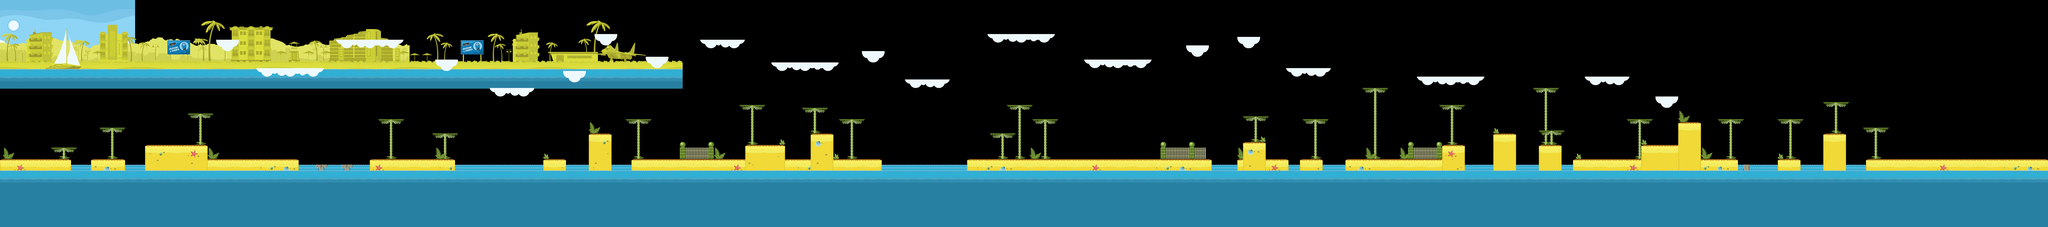

This is a level from a 2D game, rendered from its Tiled map with the project's own tilesets. A one-line summary and the map file follow, with tile-layer data summarised:
An orthogonal 720x80 tile map with 16x16 px tiles, 4 tile layers (BG-T-Earth, BG-T, FG-Earth, FG-Road), 3 image layers and 47 objects (18x damage, 8x sunstrike, 7x slug, 4x shield, 4x coin, ...).

<map version="1.0" orientation="orthogonal" width="720" height="80" tilewidth="16" tileheight="16">
 <properties>
  <property name="asset" value="02-platform.png" />
 </properties>
 <tileset firstgid="1" name="02-stones" tilewidth="16" tileheight="16">
  <image source="02-stones.png" width="760" height="557" />
 </tileset>
 <imagelayer name="bg-05" width="720" height="80">
  <image source="02-bg-04.png" />
  <properties>
   <property name="layer" value="10" />
  </properties>
 </imagelayer>
 <imagelayer name="bg-04" width="720" height="80">
  <image source="02-bg-03.png" />
  <properties>
   <property name="layer" value="9" />
  </properties>
 </imagelayer>
 <imagelayer name="bg-03" width="720" height="80">
  <image source="02-bg-02.png" />
  <properties>
   <property name="layer" value="8" />
  </properties>
 </imagelayer>
 <layer name="BG-T-Earth" width="720" height="80">
  <properties>
   <property name="collisions" value="0" />
   <property name="layer" value="6" />
  </properties>
  <data>[57600 cells, 6003 non-empty, 216 distinct tile ids]</data>
 </layer>
 <layer name="BG-T" width="720" height="80">
  <properties>
   <property name="collisions" value="0" />
   <property name="layer" value="4" />
  </properties>
  <data>[57600 cells, 1295 non-empty, 48 distinct tile ids]</data>
 </layer>
 <layer name="FG-Earth" width="720" height="80">
  <properties>
   <property name="layer" value="3" />
  </properties>
  <data>[57600 cells, 13076 non-empty, 350 distinct tile ids]</data>
 </layer>
 <layer name="FG-Road" width="720" height="80">
  <properties>
   <property name="layer" value="2" />
  </properties>
  <data>[57600 cells, 1182 non-empty, 51 distinct tile ids]</data>
 </layer>
 <objectgroup color="#aa007f" name="Spawns" width="720" height="80">
  <object name="player" type="player" x="48" y="768" width="128" height="128" />
  <object name="pet" type="pet" x="11232" y="768" width="128" height="128" />
 </objectgroup>
 <objectgroup color="#ffff00" name="Platforms" width="720" height="80">
  <properties>
   <property name="crow" value="1(0,1,2,3);2();3()" />
   <property name="frameHeight" value="80" />
   <property name="frameWidth" value="256" />
   <property name="leftAnimationStartFrame" value="0" />
   <property name="leftAnimationStopFrame" value="0" />
   <property name="rightAnimationStartFrame" value="0" />
   <property name="rightAnimationStopFrame" value="0" />
   <property name="spritemap" value="02-platform.png" />
  </properties>
  <object name="p1" type="platform" x="2560" y="880" width="496" height="272" />
 </objectgroup>
 <objectgroup color="#00aa00" name="Slugs" width="720" height="80">
  <properties>
   <property name="maxSpeed" value="3" />
  </properties>
  <object name="slug 0" type="slug" x="1184" y="800" width="432" height="96" />
  <object name="slug 0" type="slug" x="3600" y="800" width="208" height="96" />
  <object name="slug 0" type="slug" x="7584" y="800" width="320" height="96" />
  <object name="slug 0" type="slug" x="6240" y="800" width="256" height="96" />
  <object name="slug 0" type="slug" x="8864" y="800" width="320" height="96" />
  <object name="slug 0" type="slug" x="8000" y="336" width="320" height="96" />
  <object name="slug 0" type="slug" x="5584" y="96" width="160" height="96" />
 </objectgroup>
 <objectgroup color="#ffaa00" name="Sunstrikes" width="720" height="80">
  <object name="sunstrike 1" type="sunstrike" x="528" y="800" width="160" height="96" />
  <object name="sunstrike 1" type="sunstrike" x="2256" y="720" width="160" height="96" />
  <object name="sunstrike 1" type="sunstrike" x="5936" y="528" width="160" height="96" />
  <object name="sunstrike 1" type="sunstrike" x="9280" y="576" width="160" height="96" />
  <object name="sunstrike 1" type="sunstrike" x="2976" y="272" width="160" height="96" />
  <object name="sunstrike 1" type="sunstrike" x="4416" y="768" width="128" height="96" />
  <object name="sunstrike 1" type="sunstrike" x="9824" y="512" width="160" height="96" />
  <object name="sunstrike 1" type="sunstrike" x="7232" y="224" width="160" height="96" />
 </objectgroup>
 <objectgroup color="#00007f" name="Shield" width="720" height="80">
  <object name="shield" type="shield" x="5440" y="832" width="64" height="64" />
  <object name="shield" type="shield" x="976" y="752" width="64" height="64" />
  <object name="shield" type="shield" x="6848" y="768" width="64" height="64" />
  <object name="shield" type="shield" x="3664" y="256" width="64" height="64" />
 </objectgroup>
 <objectgroup color="#aa0000" name="Health" width="720" height="80">
  <properties>
   <property name="type" value="objects" />
  </properties>
  <object name="health" type="health" x="3888" y="800" width="64" height="64" />
 </objectgroup>
 <objectgroup color="#ce0000" name="Damage" width="720" height="80">
  <object name="kill" type="damage" x="704" y="944" width="112" height="192">
   <properties>
    <property name="value" value="11" />
   </properties>
  </object>
  <object name="kill" type="damage" x="400" y="944" width="112" height="192">
   <properties>
    <property name="value" value="11" />
   </properties>
  </object>
  <object name="kill" type="damage" x="1680" y="944" width="112" height="192">
   <properties>
    <property name="value" value="11" />
   </properties>
  </object>
  <object name="kill" type="damage" x="1824" y="944" width="112" height="192">
   <properties>
    <property name="value" value="11" />
   </properties>
  </object>
  <object name="kill" type="damage" x="1968" y="944" width="112" height="192">
   <properties>
    <property name="value" value="11" />
   </properties>
  </object>
  <object name="kill" type="damage" x="2560" y="944" width="496" height="192">
   <properties>
    <property name="value" value="11" />
   </properties>
  </object>
  <object name="kill" type="damage" x="3184" y="944" width="128" height="192">
   <properties>
    <property name="value" value="11" />
   </properties>
  </object>
  <object name="kill" type="damage" x="3440" y="944" width="112" height="192">
   <properties>
    <property name="value" value="11" />
   </properties>
  </object>
  <object name="kill" type="damage" x="4960" y="944" width="480" height="160">
   <properties>
    <property name="value" value="11" />
   </properties>
  </object>
  <object name="kill" type="damage" x="6816" y="944" width="144" height="192">
   <properties>
    <property name="value" value="11" />
   </properties>
  </object>
  <object name="kill" type="damage" x="7440" y="944" width="128" height="192">
   <properties>
    <property name="value" value="11" />
   </properties>
  </object>
  <object name="kill" type="damage" x="7248" y="944" width="64" height="192">
   <properties>
    <property name="value" value="11" />
   </properties>
  </object>
  <object name="kill" type="damage" x="8240" y="944" width="160" height="208">
   <properties>
    <property name="value" value="11" />
   </properties>
  </object>
  <object name="kill" type="damage" x="8528" y="944" width="128" height="192">
   <properties>
    <property name="value" value="11" />
   </properties>
  </object>
  <object name="kill" type="damage" x="8784" y="944" width="64" height="192">
   <properties>
    <property name="value" value="11" />
   </properties>
  </object>
  <object name="kill" type="damage" x="10384" y="944" width="112" height="192">
   <properties>
    <property name="value" value="11" />
   </properties>
  </object>
  <object name="kill" type="damage" x="10128" y="944" width="128" height="192">
   <properties>
    <property name="value" value="11" />
   </properties>
  </object>
  </objectgroup>
 <objectgroup color="#0000ff" name="Coins" width="720" height="80">
  <!-- 5 objects omitted --></objectgroup>
 <objectgroup color="#55ffff" name="Road" width="720" height="80">
  <!-- 1 objects omitted --></objectgroup>
</map>
<!-- 7 of 47 objects omitted -->
